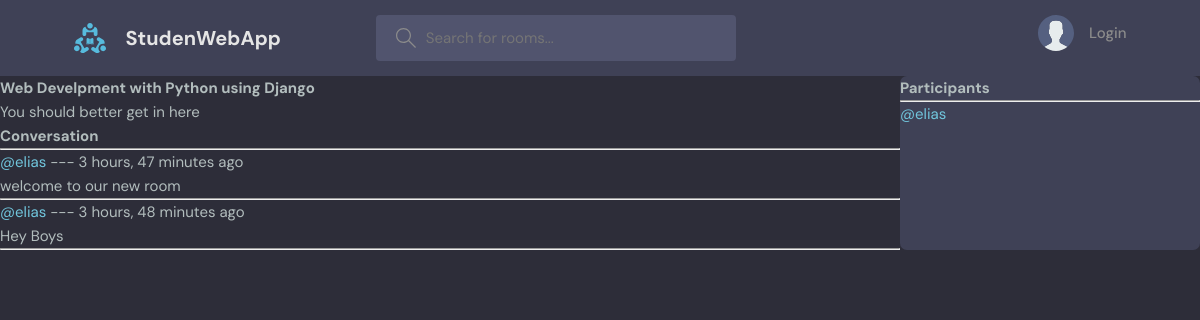
Page /room/10 on the committed database.
### base/models.py (models this page shows, shortened)
class Room(models.Model):
    host = models.ForeignKey(User, on_delete=models.SET_NULL, null=True)
    topic = models.ForeignKey(Topic, on_delete=models.SET_NULL, null=True)
    name = models.CharField(max_length=200)
    description = models.TextField(null=True, blank=True)
    participants = models.ManyToManyField(User, related_name="participants", blank=True)
    updated = models.DateTimeField(auto_now=True)
    created = models.DateTimeField(auto_now_add=True)
    class Meta:
        ordering = ['-updated','-created']

class Message(models.Model):
    user = models.ForeignKey(User, on_delete=models.CASCADE)
    room = models.ForeignKey( Room, on_delete=models.CASCADE)
    body = models.TextField()
    updated = models.DateTimeField(auto_now=True)
    created = models.DateTimeField(auto_now_add=True)
    class Meta:
        ordering = ['-updated','-created']

### base/views.py (the view, shortened to what this page needs)
# urls.py: path('room/<str:pk>', views.room, name="room"),
def room(request, pk):
    room = Room.objects.get(id=pk)
    room_messages = room.message_set.all().order_by('-created')
    participants = room.participants.all()
    context = {"room":room, "room_messages": room_messages, "participants": participants}
    return render(request, 'base/room.html', context)

### base/templates/base/room.html (shortened to what this page needs)
{% extends 'layout.html' %}
    {% block mainBlock %}
        <div class="room-container">
            <div class="conversation">
                <h1>{{ room.name }}</h1>
                <p>{{ room.description }}</p>
                <div class="comment-wrapper">
                    <h3>Conversation</h3>
                    <hr>
                    <div class="messages">
                        {% for message in room_messages %}
                            <div>
                                <small> <a href="{% url 'user-profile' message.user.id %}">@{{ message.user }}</a>  ---  {{ message.created|timesince }} ago</small>
                                <p>{{ message.body }}</p>
                                <hr>
                            </div>
                        {% endfor %}
                    </div>
                </div>
            </div>
            <div class="participants">
                <h3>Participants</h3>
                <hr>
                {% for user in participants %}
                <div>
                    <a href="{% url 'user-profile' user.id %}">@{{ user.username }}</a>
                </div>
                {% endfor %}
            </div>
        </div>
    {% endblock mainBlock %}

### static/styles/style.css (style rules this page uses)
:root { --color-main: #71c6dd; --color-main-light: #e1f6fb; --color-dark: #3f4156; --color-dark-medium: #51546e; --color-dark-light: #696d97; --color-light: #e5e5e5; --color-gray: #8b8b8b; --color-light-gray: #b2bdbd; --color-bg: #2d2d39; --color-success: #5dd693; --color-error: #fc4b0b; }
* { font-family: "DM Sans", -apple-system, BlinkMacSystemFont, "Segoe UI", Roboto, Oxygen, Ubuntu, Cantarell, "Open Sans", "Helvetica Neue", sans-serif; margin: 0; padding: 0; box-sizing: border-box; text-rendering: optimizeLegibility; font-size: inherit; }
html { font-size: 56.25%; }
@media only screen and (min-width: 1200px) { html { font-size: 62.5%; } }
body { line-height: 1.6; font-weight: 400; font-size: 1.5rem; color: var(--color-light-gray); background-color: var(--color-bg); min-height: 100vh; }
a { display: inline-block; color: var(--color-main); text-decoration: none; }
.room, .participants { background: var(--color-dark); max-height: 87.5vh; border-radius: 0.7rem; overflow: hidden; position: relative; }

### base/templates/base/room.html (style rules this page uses)
.room-container { display: grid; grid-template-columns: 3fr 1fr; }

### rows in the picture
Room: name "Web Develpment with Python using Django", description "You should better get in here"
Message: user "elias", created "3 hours, 47 minutes", body "welcome to our new room"
Message: user "elias", created "3 hours, 48 minutes", body "Hey Boys"

### other values in the picture
{{ user.username }} "elias"
